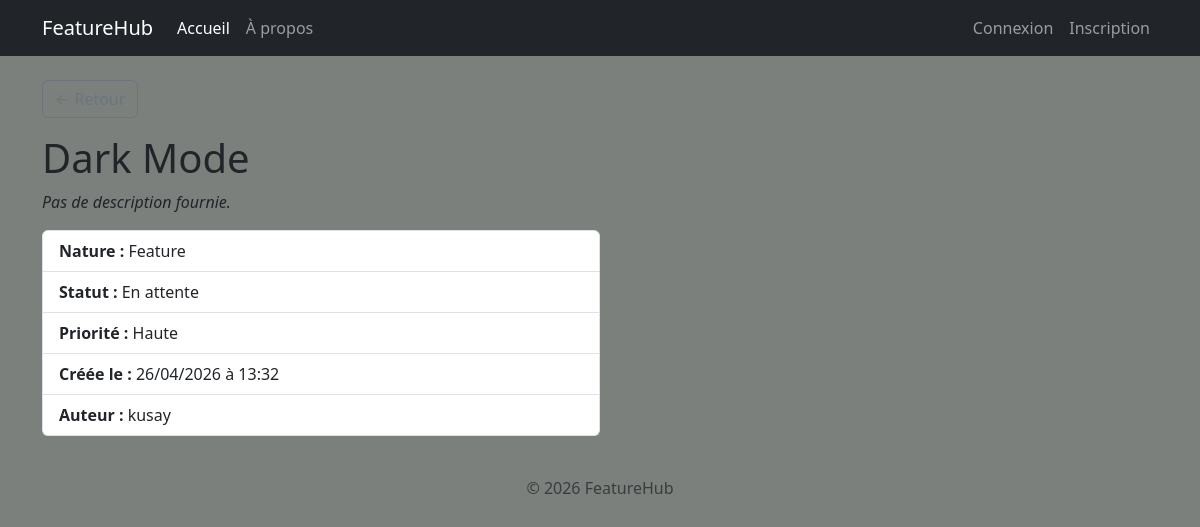
Page /feature/1 on the committed database.
### app/models.py (models this page shows, shortened)
class FeatureRequest(db.Model):
    __tablename__ = 'feature_requests'
    id          = db.Column(db.Integer, primary_key=True)
    title       = db.Column(db.String(100), nullable=False)
    description = db.Column(db.Text)
    status      = db.Column(db.String, default='En attente')
    nature      = db.Column(db.String, default='Feature')
    priority    = db.Column(db.String, default='Moyenne')
    created_at  = db.Column(db.DateTime, default=lambda: datetime.now(timezone.utc))
    filename    = db.Column(db.String, nullable=True)
    author_id   = db.Column(db.Integer, db.ForeignKey('users.id')) # clé étrangère

class User(UserMixin, db.Model):
    __tablename__ = 'users'
    id            = db.Column(db.Integer, primary_key=True)
    username      = db.Column(db.String(80), unique=True, nullable=False)
    password_hash = db.Column(db.String(128))
    features      = db.relationship('FeatureRequest', backref='author', lazy=True)

### app/main/routes.py (the view)
@main.route('/feature/<int:feature_id>')
def view_feature(feature_id):
    feature = FeatureRequest.query.get_or_404(feature_id)
    return render_template('main/view_feature.html', feature=feature, active_page='index')

### app/templates/main/view_feature.html (shortened to what this page needs)
{% extends 'base.html' %}
{% block content %}
    <div class="d-flex gap-2 mb-3">
        <a href="{{ url_for('main.index') }}" class="btn btn-outline-secondary">← Retour</a>
    </div>
    <h1>{{ feature.title }}</h1>
    <p>
        {% if feature.description %}
            {{ feature.description }}
        {% else %}
            <em>Pas de description fournie.</em>
        {% endif %}
    </p>
    <ul class="list-group w-50">
        <li class="list-group-item"><strong>Nature :</strong> {{ feature.nature }}</li>
        <li class="list-group-item"><strong>Statut :</strong> {{ feature.status }}</li>
        <li class="list-group-item"><strong>Priorité :</strong> {{ feature.priority }}</li>
        <li class="list-group-item"><strong>Créée le :</strong> {{ feature.created_at.strftime('%d/%m/%Y à %H:%M') }}</li>
        <li class="list-group-item"><strong>Auteur :</strong> {{ feature.author.username if feature.author else 'Inconnu' }}</li>
    </ul>
{% endblock %}

### app/static/css/style.css (style rules this page uses)
body { background-color: #7c807c; }

### rows in the picture
FeatureRequest: title "Dark Mode", nature "Feature", status "En attente", priority "Haute", created_at "26/04/2026 à 13:32"
User: author "kusay"
